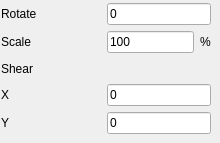
   <widget class="QWidget" name="tab3">
    <attribute name="title">
     <string>Transform</string>
    </attribute>
    <widget class="QWidget" name="Layout15">
     <property name="geometry">
      <rect>
       <x>1</x>
       <y>3</y>
       <width>210</width>
       <height>131</height>
      </rect>
     </property>
     <layout class="QGridLayout" name="Tab3Layout">
      <property name="margin">
       <number>0</number>
      </property>
      <property name="spacing">
       <number>6</number>
      </property>
      <item row="0" column="1" colspan="2">
       <widget class="QLineEdit" name="ImageRotate">
        <property name="text">
         <string>0</string>
        </property>
       </widget>
      </item>
      <item row="1" column="2">
       <widget class="QLabel" name="TextLabel2">
        <property name="sizePolicy">
         <sizepolicy hsizetype="Fixed" vsizetype="Fixed">
          <horstretch>0</horstretch>
          <verstretch>0</verstretch>
         </sizepolicy>
        </property>
        <property name="text">
         <string>%</string>
        </property>
        <property name="wordWrap">
         <bool>false</bool>
        </property>
       </widget>
      </item>
      <item row="1" column="1">
       <widget class="QLineEdit" name="ImageScale">
        <property name="text">
         <string>100</string>
        </property>
       </widget>
      </item>
      <item row="1" column="0">
       <widget class="QLabel" name="TextLabel1">
        <property name="minimumSize">
         <size>
          <width>100</width>
          <height>0</height>
         </size>
        </property>
        <property name="text">
         <string>Scale</string>
        </property>
        <property name="alignment">
         <set>Qt::AlignLeading|Qt::AlignLeft|Qt::AlignVCenter</set>
        </property>
        <property name="wordWrap">
         <bool>false</bool>
        </property>
       </widget>
      </item>
      <item row="0" column="0">
       <widget class="QLabel" name="TextLabel1_2_2">
        <property name="minimumSize">
         <size>
          <width>100</width>
          <height>0</height>
         </size>
        </property>
        <property name="text">
         <string>Rotate</string>
        </property>
        <property name="wordWrap">
         <bool>false</bool>
        </property>
       </widget>
      </item>
      <item row="4" column="1" colspan="2">
       <widget class="QLineEdit" name="ShearY">
        <property name="text">
         <string>0</string>
        </property>
       </widget>
      </item>
      <item row="3" column="0">
       <widget class="QLabel" name="label_4">
        <property name="text">
         <string>X</string>
        </property>
       </widget>
      </item>
      <item row="3" column="1" colspan="2">
       <widget class="QLineEdit" name="ShearX">
        <property name="text">
         <string>0</string>
        </property>
       </widget>
      </item>
      <item row="4" column="0">
       <widget class="QLabel" name="label_5">
        <property name="text">
         <string>Y</string>
        </property>
       </widget>
      </item>
      <item row="2" column="0" colspan="3">
       <widget class="QLabel" name="label_3">
        <property name="text">
         <string>Shear</string>
        </property>
       </widget>
      </item>
     </layout>
    </widget>
   </widget>
